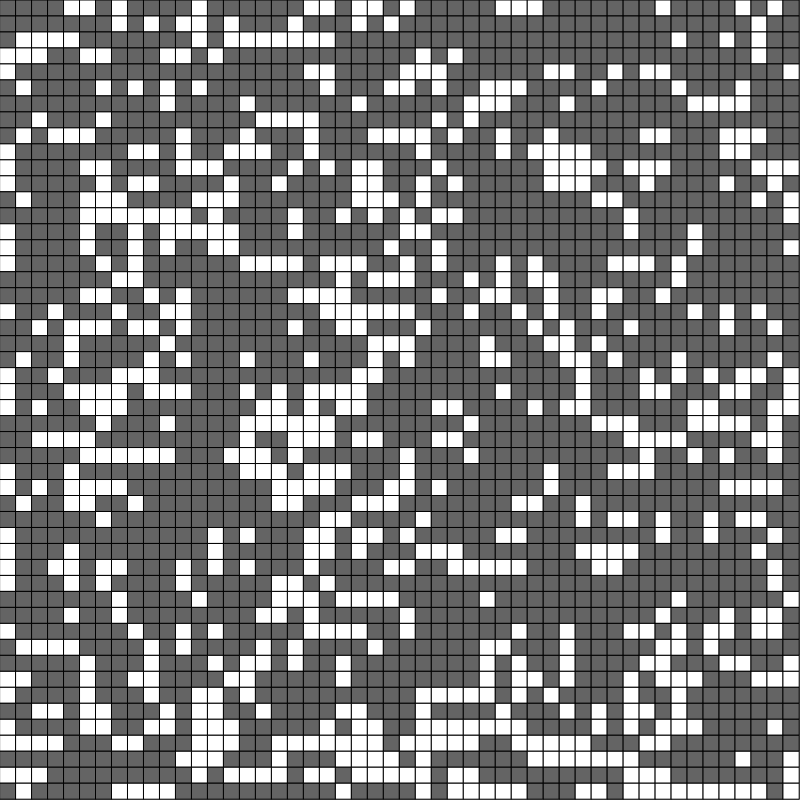
Frame 1 (no input)
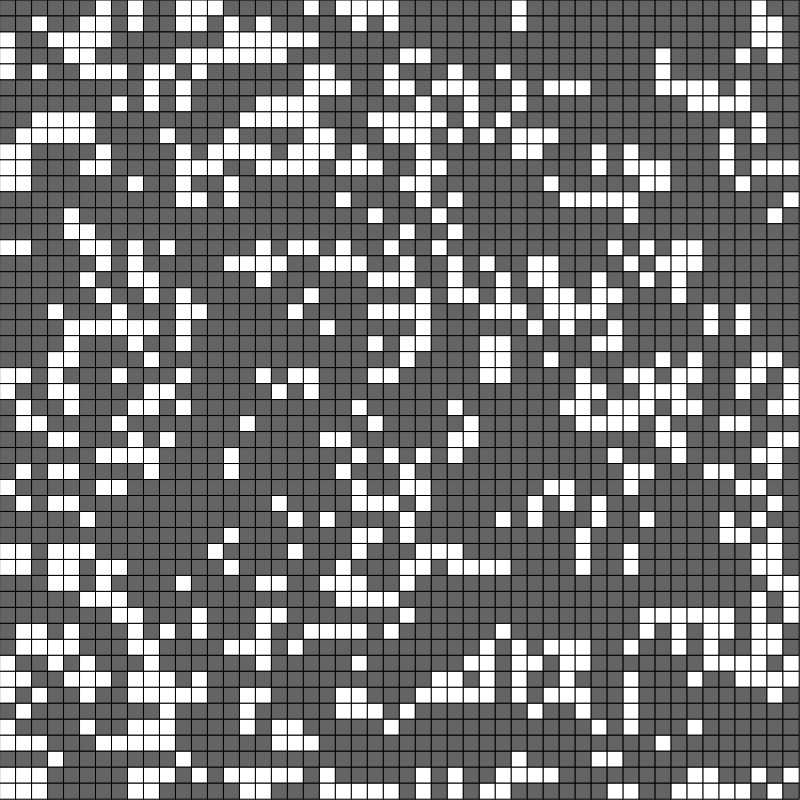
Frame 2 (the mouse pressed at the canvas centre, redrawn once)

The p5.js sketch that drew these frames (run headless with seeded random() and noise() and a simulated clock; the mouse was pressed at the canvas centre and the sketch redrawn once):

// p5.js sketch
// ── sketch.js
var canvasSize = 800;
var cellNumber = 50;
var cellGrid;
var isLoop = false;

function setup() {
	//INTERFACE
	buttonStart = createButton("Start");
	buttonStop = createButton("Stop");
	buttonNext = createButton("Next");
	buttonEmpty = createButton("Empty");
	buttonRandom = createButton("Random");
	createP('');
	createCanvas(canvasSize, canvasSize);
	
	noLoop();	
	buttonStart.mouseClicked(startLoop);
	buttonStop.mouseClicked(stopLoop);
	buttonNext.mouseClicked(draw);
	buttonEmpty.mouseClicked(emptyGrid);
	buttonRandom.mouseClicked(randomGrid);
	cellGrid = new CellGrid(canvasSize, cellNumber);
	cellGrid.createGrid();
}

function startLoop() {
	if(isLoop==false) {
		loop();
		isLoop=true;
	}
}

function stopLoop() {
	if(isLoop==true) {
		noLoop();
		isLoop=false;
	}
}

function mouseClicked() {
	cellGrid.cellPressed(mouseX, mouseY);
	display();
}

function emptyGrid() {
	cellGrid.setEmpty();
	display();
}

function randomGrid() {
	cellGrid.setRandom();
	display();
}

function draw() {
	cellGrid.update();
	display();
}

function display() {
	background(150);
	stroke(0);
	cellGrid.display();
}


// ── cell.js
function Cell(x, y, size) {
	this.x = x;
	this.y = y;
	this.size = size;
	this.state = setRandomState();
		
	this.display = function() {
		if(this.state) {
			fill(255); //ALIVE WHITE
		}
		else {
			fill(100); //DEAD BLACK
		}
	
		rect(x*size, y*size, size, size);
	}
	
	this.setState = function(value) {
		if(value<127.5) {
			this.state=false;
		}
		else {
			this.state=true;
		}
	}
	
	function setRandomState() {
		var r = random(1);
		if(r<0.5) {
			return false;
		}
		else {
			return true;
		}
	}
	
	this.setRandomState = function() {
		this.state = setRandomState();
	};
	
	this.isAlive = function() {
		return this.state;
	}
	
	this.updateState = function(aliveNeighbours) {
		if(this.state == false && aliveNeighbours == 3) { //Any dead cell with exactly three live neighbours becomes a live cell, as if by reproduction.
			this.state = true;
		}
		else if(this.state && aliveNeighbours < 2) { //Any live cell with fewer than two live neighbours dies, as if caused by under-population.
			this.state = false;
		}
		else if(this.state && aliveNeighbours > 3) { //Any live cell with more than three live neighbours dies, as if by over-population.
			this.state = false;
		}		
		
		//Any live cell with two or three live neighbours lives on to the next generation.		
	}
}


// ── cellGrid.js
function CellGrid(canvasSize, cellNumber) {
	this.cellSize = (canvasSize*0.999)/cellNumber;
	this.cellNumber = cellNumber; //per dimension	
	this.cells = new Array();
	this.oldStates;
	
	this.createGrid = function() {	
		for(var x=0; x<this.cellNumber; x++) {
			this.cells[x] = new Array(this.cellNumber);
			for(var y=0; y<this.cellNumber; y++) {
				this.cells[x][y] = new Cell(x,y,this.cellSize);
			}
		}	
	}
	
	this.display = function() {
		for(var x=0; x<this.cellNumber; x++) {
			for(var y=0; y<this.cellNumber; y++) {
				this.cells[x][y].display();
			}
		}	
	}
	
	this.setEmpty = function() {
		for(var x=0; x<this.cellNumber; x++) {
			for(var y=0; y<this.cellNumber; y++) {
				this.cells[x][y].state = false;
			}
		}
	}
	
	this.setRandom = function() {
		for(var x=0; x<this.cellNumber; x++) {
			for(var y=0; y<this.cellNumber; y++) {
				this.cells[x][y].setRandomState();
			}
		}
	}
	
	this.cellPressed = function(mX, mY) {
		if((mX/this.cellSize)>=0 && (mX/this.cellSize)<this.cellNumber && (mY/this.cellSize)>=0 && (mY/this.cellSize)<this.cellNumber) {		
			var x = parseInt(mX/this.cellSize);
			var y = parseInt(mY/this.cellSize);
			this.cells[x][y].state = !this.cells[x][y].state;
		}
	}
	
	this.loadImage = function(alphaValues) {
		for(var x=0; x<this.cellNumber; x++) {
			for(var y=0; y<this.cellNumber; y++) {
				this.cells[x][y].setState(alphaValues[y][x]);
			}
		}
	}
	
	this.update = function() {
		this.oldStates = new Array();
		for(var x=0; x<this.cellNumber; x++) {
			this.oldStates[x] = new Array();
			for(var y=0; y<this.cellNumber; y++) {
				this.oldStates[x][y] = this.cells[x][y].state;
			}
		}
		
		for(var x=0; x<this.cellNumber; x++) {
			for(var y=0; y<this.cellNumber; y++) {
				var xstart;
				var ystart;
				var aliveNeighbours = 0;
				
				if(x==0) {
					xstart=0;
				}
				else {
					xstart = x-1;
				}
				
				if(y==0) {
					ystart=0;
				}
				else {
					ystart = y-1;
				}
				
				for(var p=xstart; p<this.cellNumber && p<=x+1; p++) {
					for(var q=ystart; q<this.cellNumber && q<=y+1; q++) {
						if(this.oldStates[p][q] == 1) {
							aliveNeighbours++;
						}
					}
				}				
				
				this.cells[x][y].updateState(aliveNeighbours-this.oldStates[x][y]);
			}
		}
	}
}



































// ── imageParser.js
function ImageParser() {	
	this.getPixels = function(imageRoute, canvasSize, cellNumber) {
		var img = new Image(canvasSize, canvasSize);
		img.src = imageRoute;
		
		temporaryCanvas = document.createElement('canvas');
		temporaryCanvas.width = img.width;
		temporaryCanvas.height = img.height;
		
		var context = temporaryCanvas.getContext('2d');
		context.drawImage(img, 0, 0, temporaryCanvas.width, temporaryCanvas.height);
		var pixels = context.getImageData(0, 0, temporaryCanvas.width, temporaryCanvas.height);
		
		console.log('Loading pixels...');
		
		//Get the sum of RGB to calculate the greyscale
		var pixelMatrix = new Array();
		for(var x=0; x<img.height; x++) {
			pixelMatrix[x] = new Array();
			for(y=0; y<img.width*4;y++) {
				pixelMatrix[x][y] = pixels.data[x*img.width*4+y];			
			}
		}	
		
		var rgbValues = new Array();
		for (var x=0; x<pixelMatrix.length; x++) {
			rgbValues[x] = new Array();
			for (var y=0; y<pixelMatrix[0].length; y+=4) {
				var Y = parseInt(y/4);
				rgbValues[x][Y] = pixelMatrix[x][y];
				rgbValues[x][Y] += pixelMatrix[x][y];
				rgbValues[x][Y] += pixelMatrix[x][y];
				rgbValues[x][Y] = rgbValues[x][Y] / 3;
			}
		}	
		
		//Average the values into each cell
		var pixelsPerSquare = canvasSize/cellNumber;
		
		var rgbAverageValues = new Array();		
		for(var x=0; x<cellNumber; x++) {
			rgbAverageValues[x] = new Array();
			for(var y=0; y<cellNumber; y++) {
				rgbAverageValues[x][y] = 0;
			}
		}
				
		for(var x=0; x<rgbValues.length; x++) {
			for(var y=0; y<rgbValues[x].length; y++) {
				rgbAverageValues[parseInt(x/pixelsPerSquare)][parseInt(y/pixelsPerSquare)] += rgbValues[x][y];
			}
		}
		
		for(var x=0; x<rgbAverageValues.length; x++)  {
			for(var y=0; y<rgbAverageValues.length; y++) {
				rgbAverageValues[x][y] = rgbAverageValues[x][y] / (pixelsPerSquare*pixelsPerSquare); 
			}
		}
		
		return rgbAverageValues;
	}	
}

// ── style.css
body {
   	position: relative;
   	text-align: center;
	background-color: #fff; 
	background-image: 
	linear-gradient(90deg, transparent 79px, #abced4 79px, #abced4 81px, transparent 81px),
	linear-gradient(#eee .1em, transparent .1em);
	background-size: 100% 1.2em;
} 

h1 {
	margin-left: auto;
	margin-right: auto;
}

button {
	margin: 10px;
	width: 125px;
	height: 50px;
	font-size: 1.5em;
	background-color: #008CBA;
	color: white;
}

p {
	height: 0px;
	margin: 0px;
}
